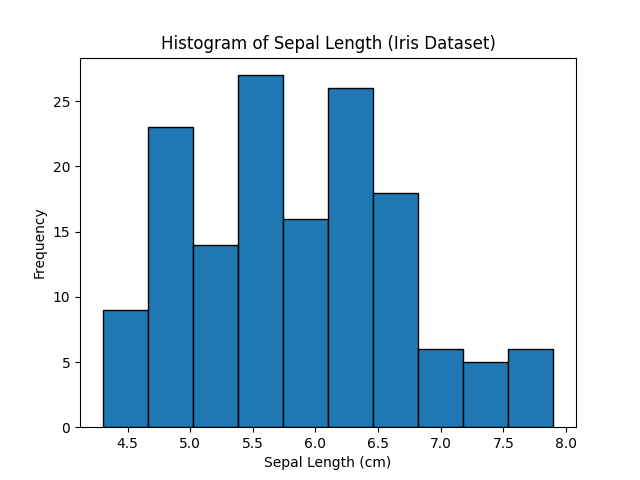

Write the Python code that produced this figure.
import matplotlib.pyplot as plt
from sklearn.datasets import load_iris

iris = load_iris()

sepal_length = iris.data[:, 0]

plt.hist(sepal_length, bins=10, edgecolor="black")

plt.xlabel("Sepal Length (cm)")
plt.ylabel("Frequency")
plt.title("Histogram of Sepal Length (Iris Dataset)")

plt.show()
